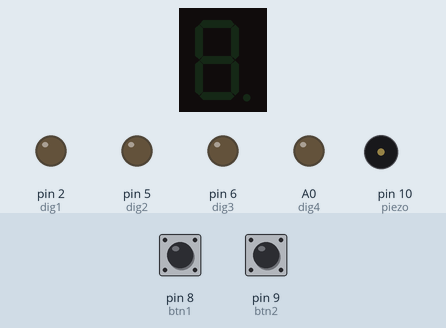
Simulated run of this sketch. Board: Arduino Uno, built with avr-gcc and run on an emulated ATmega328P. Shown: 1-digit seven-segment display, output pins drawn as LEDs (lit = HIGH), buzzer (waves = sounding, pin HIGH). Wiring (inferred from the names in the program): 1-digit 7-segment display, segments lit when HIGH: segments pin 3, pin 7, A2, A4, A5, pin 4, A1, A3. Dashed ring = blinking. The inputs (shaded band) are chosen by the test bench; at power-on: pin 8 (btn1) LOW, pin 9 (btn2) LOW. The segment pins are drawn as the display they are named for; pins used as bus, display or sensor lines are not drawn.

Above: at 1.2 s.
1.3 s: pin 8 (btn1) pulled HIGH for 1 s
At 2.5 s:
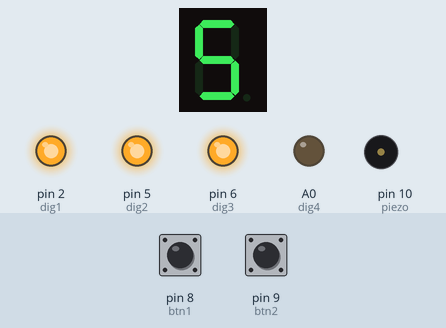
4.3 s: pin 9 (btn2) pulled HIGH for 3.2 s
At 4.55 s:
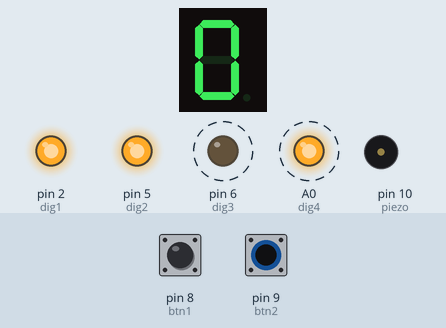
9.0 s: pin 9 (btn2) pulled HIGH for 0.15 s
At 10.1 s:
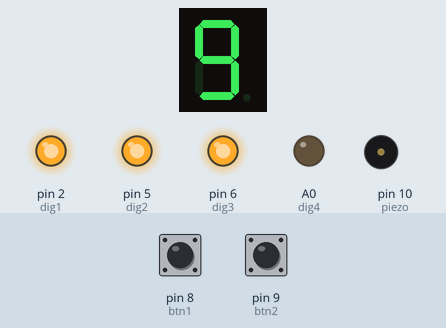
10.6 s: pin 9 (btn2) pulled HIGH for 3.2 s
At 14.9 s:
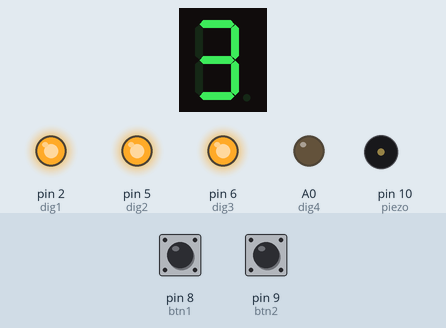
15.3 s: pin 9 (btn2) pulled HIGH for 1 s
At 16.7 s:
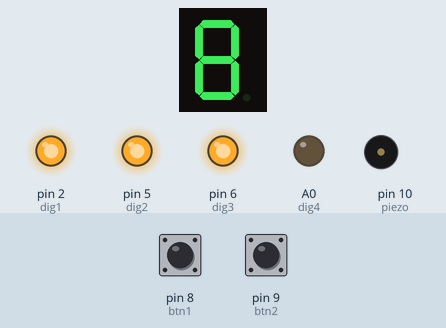
18.3 s: pin 9 (btn2) pulled HIGH for 3.2 s
At 21.9 s:
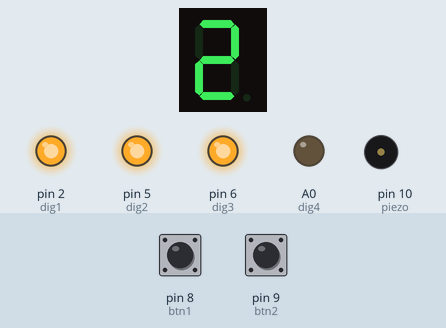
Timing chart, 0 to 23.4 s (numbered marks = the images above; inputs shaded):
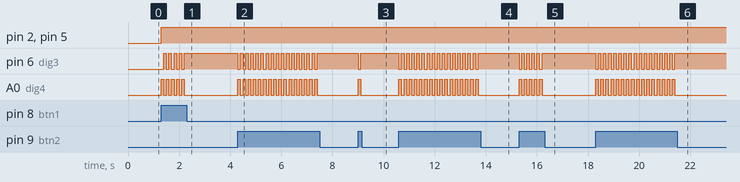

Measured:
- after the input at 1.3 s, pin 2 (dig1), pin 5 (dig2): LOW → HIGH at once
- after the input at 4.3 s, pin 6 (dig3): alternates HIGH for 0.10 s and LOW for 0.10 s, 32 changes in all, then stays HIGH, starting at once; A0 (dig4): alternates HIGH for 0.10 s and LOW for 0.10 s, 32 changes in all, then stays LOW, starting at once; the display: changes at once (image 2)
- after the input at 9.0 s, pin 6 (dig3): HIGH → LOW at once, → HIGH 0.10 s later; A0 (dig4): LOW → HIGH at once, → LOW 0.10 s later; the display: first changes at once (image 3 shows a later state)
- after the input at 10.6 s, pin 6 (dig3): alternates HIGH for 0.10 s and LOW for 0.10 s, 32 changes in all, then stays HIGH, starting at once; A0 (dig4): alternates HIGH for 0.10 s and LOW for 0.10 s, 32 changes in all, then stays LOW, starting at once; the display: first changes at once (image 4 shows a later state)
- after the input at 15.3 s, pin 6 (dig3): alternates HIGH for 0.10 s and LOW for 0.10 s, 10 changes in all, then stays HIGH, starting at once; A0 (dig4): alternates HIGH for 0.10 s and LOW for 0.10 s, 10 changes in all, then stays LOW, starting at once; the display: first changes after 0.10 s (image 5 shows a later state)
- after the input at 18.3 s, pin 6 (dig3): alternates HIGH for 0.10 s and LOW for 0.10 s, 32 changes in all, then stays HIGH, starting at once; A0 (dig4): alternates HIGH for 0.10 s and LOW for 0.10 s, 32 changes in all, then stays LOW, starting at once; the display: changes at once (image 6)

The sketch:

003alertTimer.ino
```cpp
int a_pin = 3;    // segment의 a led
int b_pin = 7;    // segment의 b led
int c_pin = A2;   // segment의 c led
int d_pin = A4;   // segment의 d led
int e_pin = A5;   // segment의 e led
int f_pin = 4;    // segment의 f led
int g_pin = A1;   // segment의 g led
int dp_pin = A3;    // segment의 dp led

int dig1 = 2;   // 좌측 기준으로 첫번째 segment
int dig2 = 5;   // 좌측 기준으로 두번째 segment
int dig3 = 6;   // 좌측 기준으로 세번째 segment
int dig4 = A0;   // 좌측 기준으로 번째 segment

byte digits[10][7] = {
  //{A, B, C, D, E, F, G}
  {1,1,1,1,1,1,0},  // 0
  {0,1,1,0,0,0,0},  // 1
  {1,1,0,1,1,0,1},  // 2
  {1,1,1,1,0,0,1},  // 3
  {0,1,1,0,0,1,1},  // 4
  {1,0,1,1,0,1,1},  // 5
  {1,0,1,1,1,1,1},  // 6
  {1,1,1,0,0,0,0},  // 7
  {1,1,1,1,1,1,1},  // 8
  {1,1,1,1,0,1,1}   // 9
};

int digitPos[4] = {dig1, dig2, dig3, dig4};

int val = 0;
int val4 = 0;
int val3 = 0;
int val2 = 0;
int val1 = 0;

int btn1 = 8;
int btn2 = 9;
int btn3 = 12;
int btn4 = 13;

int piezo = 10;

void setup() {
  Serial.begin(9600);
  pinMode(dig1, OUTPUT);
  pinMode(dig2, OUTPUT);
  pinMode(dig3, OUTPUT);
  pinMode(dig4, OUTPUT);

  pinMode(a_pin, OUTPUT);
  pinMode(b_pin, OUTPUT);
  pinMode(c_pin, OUTPUT);
  pinMode(d_pin, OUTPUT);
  pinMode(e_pin, OUTPUT);
  pinMode(f_pin, OUTPUT);
  pinMode(g_pin, OUTPUT);

  pinMode(dp_pin, OUTPUT);

  pinMode(piezo, OUTPUT);
  pinMode(btn1, INPUT);
  pinMode(btn2, INPUT);
  pinMode(btn3, INPUT);
  pinMode(btn4, INPUT);


}
int number = 0;

void loop() {

  if(digitalRead(btn1) == HIGH) {
    number++;
    if(number > 60) {
      number = 0;
    }
    printNumbers();
  }
  if(digitalRead(btn2) == HIGH) {
    number--;
    if(number < 0) {
      number = 60;
    }
    printNumbers();
  }
}
void printNumbers() {
  int ten = (number/ 10) % 10;
  int one = number % 10;
  selectDigitPos(3);
  printNumber(ten);
  delay(100);
  selectDigitPos(4);
  printNumber(one);
  delay(100);
}

void countNumber() {
  val = millis() / 1000;

  val4 = (val / 1000) % 10;
  val3 = (val / 100) % 10;
  val2 = (val / 10) % 10;
  val1 = val % 10;

  if (val >= 1000)
  {
    clearAll();
    selectDigitPos(1);
    printNumber(val4);
    delayMicroseconds(1000);
  }

  if (val >= 100)
  {
    clearAll();
    selectDigitPos(2);
    printNumber(val3);
    delayMicroseconds(1000);
  }

  if (val >= 10)
  {
    clearAll();
    selectDigitPos(3);
    printNumber(val2);
    delayMicroseconds(1000);
  }

  if (val >= 0)
  {
    clearAll();
    selectDigitPos(4);
    printNumber(val1);
    delayMicroseconds(1000);
  }
}

void selectDigitPos(int pos) {
  digitalWrite(dig1, HIGH);
  digitalWrite(dig2, HIGH);
  digitalWrite(dig3, HIGH);
  digitalWrite(dig4, HIGH);

  digitalWrite(digitPos[pos-1], LOW);
}

void printNumber(int number) {
  digitalWrite(a_pin, digits[number][0]);
  digitalWrite(b_pin, digits[number][1]);
  digitalWrite(c_pin, digits[number][2]);
  digitalWrite(d_pin, digits[number][3]);
  digitalWrite(e_pin, digits[number][4]);
  digitalWrite(f_pin, digits[number][5]);
  digitalWrite(g_pin, digits[number][6]);
}

void clearAll() {
  digitalWrite(a_pin, LOW);
  digitalWrite(b_pin, LOW);
  digitalWrite(c_pin, LOW);
  digitalWrite(d_pin, LOW);
  digitalWrite(e_pin, LOW);
  digitalWrite(f_pin, LOW);
  digitalWrite(g_pin, LOW);

  digitalWrite(dp_pin, LOW);
}
```
